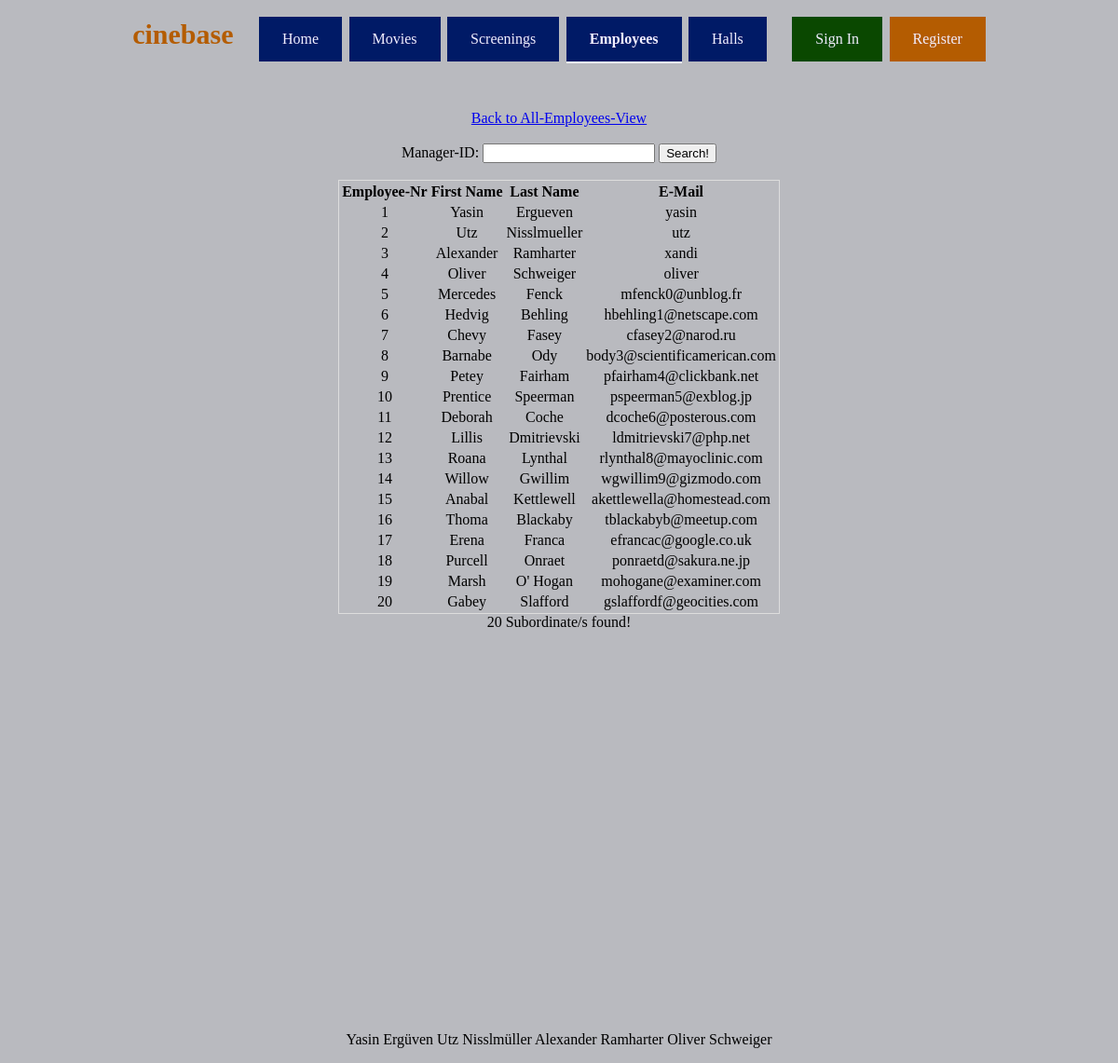
The page /homepage/employees_of_manager.php on the database its author committed.
### tables this page shows
CREATE TABLE employee(
	employee_nr MEDIUMINT,
	CONSTRAINT m_pk PRIMARY KEY(employee_nr),
	manager_id MEDIUMINT,
	FOREIGN KEY (manager_id) REFERENCES employee(employee_nr) ON DELETE CASCADE,
	first_name VARCHAR(30),
	last_name VARCHAR(30),
	email VARCHAR(40) UNIQUE,
	password varchar(20)

);

### homepage/employees_of_manager.php (the view, shortened to what this page needs)
<?php
$user = 'root';
$pass = '';
$database = 'cinebase';
$conn = new mysqli('localhost', $user, $pass, $database) or die("dead");
?>
<!DOCTYPE html>
<html lang="en">
<head>
    <link rel="stylesheet"
          type="text/css"
          href="css/main.css"/>
</head>
<body>
<div class="wrapper">
    <div class="topLine" id="topLine">
        cinebase
        <button onclick="window.location='index.php';" style="margin-left: 20px" class="buttonBig">Home
        </button>
        <button onclick="window.location='movies.php';" class="buttonBig">Movies</button>
        <button onclick="window.location='screening.php';" class="buttonBig">Screenings</button>
        <button onclick="window.location='employee_administration.php';"
                style="border-bottom: 2px solid whitesmoke; font-weight: bold" class="buttonBig">
            Employees
        </button>
        <button onclick="window.location='hall_administration.php';"
                class="buttonBig">Halls
        </button>
        <button id="signIn" onclick="document.getElementById('popUpLogin').style.display='block'"
                class="buttonLogin">
            Sign In
        </button>
        <button id="register" onclick="window.location='register.php';"
                class="buttonRegister">Register
        </button>
    </div>
</div>
<div class="wrapperMainBody">
    <div class="mainBody" id="mainBody">
        <div>
            <form id='searchform' action='employees_of_manager.php' method='get'>
                <a href="employee_administration.php">Back to All-Employees-View</a><br><br>
                Manager-ID:
                <input id='searchEmployee' name='searchEmployee' type='text' size='20' readonly
                       value='<?php echo $_GET['searchEmployee']; ?>'/>
                <input id='search' type='submit' value='Search!'/>
            </form>
            <br>
        </div>
        <?php
        if (isset($_GET['searchEmployee'])) {
            $sql = "SELECT * FROM employee WHERE manager_id = '" . $_GET['searchEmployee'] . "'
            AND manager_id <> employee_nr";
        } else {
            $sql = "SELECT * FROM employee ";
        }
        $result = $conn->query($sql);
        ?>
        <table style='border: 1px solid #DDDDDD'>
            <thead>
            <tr>
                <th>Employee-Nr</th>
                <th>First Name</th>
                <th>Last Name</th>
                <th>E-Mail</th>
            </tr>
            </thead>
            <tbody>
            <?php
            if ($result->num_rows > 0) {
                while ($row = $result->fetch_assoc()) {
                    echo "<tr>";
                    echo "<td>" . $row['employee_nr'] . "</td>";
                    echo "<td>" . $row['first_name'] . "</td>";
                    echo "<td>" . $row['last_name'] . "</td>";
                    echo "<td>" . $row['email'] . "</td>";
                    echo "</tr>";
                }
            }
            $row_cnt = mysqli_num_rows($result);
            ?>
            </tbody>
        </table>
        <div><?php
            if ($row_cnt != 0) {
                echo "$row_cnt Subordinate/s found!";
            } else {
                echo "This employee is not a manager!";
            } ?>
        </div>
    </div>
    <br>
    <br><br><br><br><br><br><br><br><br><br><br><br><br><br><br><br><br><br><br><br><br><br><br>
    <p style="text-align:center">Yasin Ergüven Utz Nisslmüller Alexander Ramharter Oliver
        Schweiger</p>
</body>
</html>

### homepage/css/main.css (style rules this page uses)
body { background-color: rgb(185, 186, 191); }
.mainBody { margin-top: 40px; color: #000000; display: inline-block; }
.wrapper { text-align: center; }
.wrapperMainBody { text-align: center; }
.topLine { display: inline-block; padding: 10px; color: #b45c01; font-family: Comfortaa, serif; font-size: 30px; font-weight: bold; }
.buttonBig { background-color: #001a66; border: none; color: #f2eeff; padding: 15px 25px; text-align: center; font-size: 16px; cursor: pointer; font-family: "Trebuchet MS", serif; }
.buttonLogin { margin-left: 20px; background-color: #0a4800; border: none; color: #f2eeff; padding: 15px 25px; text-align: center; font-size: 16px; cursor: pointer; font-family: "Trebuchet MS", serif; }
.buttonRegister { background-color: #b45c01; border: none; color: #f2eeff; padding: 15px 25px; text-align: center; font-size: 16px; cursor: pointer; font-family: "Trebuchet MS", serif; }

### rows shown on the page
employee: employee_nr "1", first_name "Yasin", last_name "Ergueven", email "yasin"
employee: employee_nr "2", first_name "Utz", last_name "Nisslmueller", email "utz"
employee: employee_nr "3", first_name "Alexander", last_name "Ramharter", email "xandi"
employee: employee_nr "4", first_name "Oliver", last_name "Schweiger", email "oliver"
employee: employee_nr "5", first_name "Mercedes", last_name "Fenck", email "mfenck0@unblog.fr"
employee: employee_nr "6", first_name "Hedvig", last_name "Behling", email "hbehling1@netscape.com"
employee: employee_nr "7", first_name "Chevy", last_name "Fasey", email "cfasey2@narod.ru"
employee: employee_nr "8", first_name "Barnabe", last_name "Ody", email "body3@scientificamerican.com"
employee: employee_nr "9", first_name "Petey", last_name "Fairham", email "pfairham4@clickbank.net"
employee: employee_nr "10", first_name "Prentice", last_name "Speerman", email "pspeerman5@exblog.jp"
employee: employee_nr "11", first_name "Deborah", last_name "Coche", email "dcoche6@posterous.com"
employee: employee_nr "12", first_name "Lillis", last_name "Dmitrievski", email "ldmitrievski7@php.net"
employee: employee_nr "13", first_name "Roana", last_name "Lynthal", email "rlynthal8@mayoclinic.com"
employee: employee_nr "14", first_name "Willow", last_name "Gwillim", email "wgwillim9@gizmodo.com"
employee: employee_nr "15", first_name "Anabal", last_name "Kettlewell", email "akettlewella@homestead.com"
employee: employee_nr "16", first_name "Thoma", last_name "Blackaby", email "tblackabyb@meetup.com"
employee: employee_nr "17", first_name "Erena", last_name "Franca", email "efrancac@google.co.uk"
employee: employee_nr "18", first_name "Purcell", last_name "Onraet", email "ponraetd@sakura.ne.jp"
employee: employee_nr "19", first_name "Marsh", last_name "O' Hogan", email "mohogane@examiner.com"
employee: employee_nr "20", first_name "Gabey", last_name "Slafford", email "gslaffordf@geocities.com"

### other values the page prints
$row_cnt "20"
